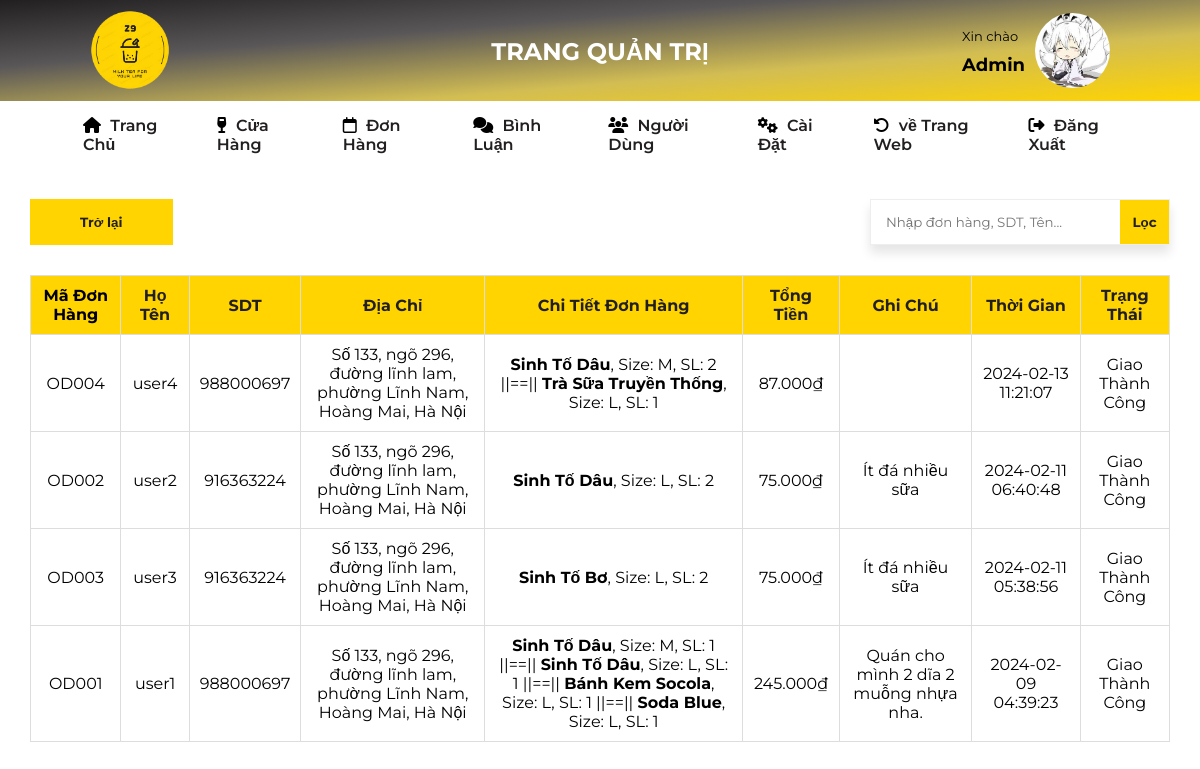
The page /admin/orders/index.php (signed in) on the database its author committed.
### tables this page shows
CREATE TABLE `users` (
  `user_id` varchar(10) NOT NULL,
  `user_name` varchar(15) NOT NULL,
  `email` varchar(255) NOT NULL,
  `pass_word` varchar(20) NOT NULL,
  `role` int(1) NOT NULL DEFAULT 1
);

CREATE TABLE `user_path` (
  `user_path_id` int(11) NOT NULL,
  `user_id` varchar(10) NOT NULL,
  `path` varchar(500) NOT NULL
);

CREATE TABLE `orders` (
  `orders_id` varchar(10) NOT NULL,
  `user_id` varchar(10) NOT NULL,
  `order_total` varchar(50) NOT NULL,
  `note` varchar(1000) NOT NULL,
  `delivery_status_id` int(11) NOT NULL,
  `order_time` timestamp NOT NULL DEFAULT current_timestamp() ON UPDATE current_timestamp()
);

CREATE TABLE `order_des` (
  `order_des_id` int(11) NOT NULL,
  `orders_id` varchar(10) NOT NULL,
  `hoTen` varchar(50) NOT NULL,
  `SDT` int(11) NOT NULL,
  `address` varchar(500) NOT NULL,
  `order_info` varchar(3000) NOT NULL
);

CREATE TABLE `delivery_status` (
  `delivery_status_id` int(11) NOT NULL,
  `delivery_status_name` varchar(50) NOT NULL
);

### admin/orders/index.php (the view, shortened to what this page needs)
<!DOCTYPE html>
<html lang="en">
<head>
    <link rel="stylesheet" href="../css/style.css">
    <link rel="stylesheet" href="../style.css">
    <link rel="stylesheet" href="../css/custom-scrol.css">
    <?php
    include "../public/header-admin.php";
    ?>
</head>
<body>
    <div class="container-nav">
        <nav class="nav-admin-page">
            <li class="nav-item">
                <i class="fa-solid fa-house"></i>
                <a href="../index.php">Trang Chủ</a>
            </li>
            <li class="dropdown">
                <i class="fa-solid fa-wine-glass"></i>
                <a href="#">Cửa Hàng</a>
            </li>
            <li class="nav-item">
                <i class="fa-regular fa-calendar"></i>
                <a href="#">Đơn Hàng</a>
            </li>
            <li class="nav-item">
                <i class="fa-solid fa-comments"></i>
                <a href="#">Bình Luận</a>
            </li>
            <li class="nav-item">
                <i class="fa-solid fa-users"></i>
                <a href="../users/index.php">Người Dùng</a>
            </li>
            <li class="nav-item">
                <i class="fa-solid fa-gears"></i>
                <a href="../settings/edit-avt.php">Cài Đặt</a>
            </li>
            <li class="nav-item">
                <i class="fa-solid fa-rotate-left"></i>
                <a href="../../index.php">về Trang Web</a>
            </li>
            <li class="nav-item">
                <i class="fa-solid fa-right-from-bracket"></i>
                <a href="../logout.php">Đăng Xuất</a>
            </li>
        </nav>
    </div>
    <div class="container-action-orders-page">
        <button class="return-index-btn">
        <a href="javascript:history.back()">Trở lại</a>
        </button>
        <form action="" class="container-filter" method="POST">
            <input type="text" name="filter-txt" placeholder="Nhập đơn hàng, SDT, Tên..." class="filter-txt" required>
            <div class="container-filter-orders-btn">
                <button type="submit" class="filter-btn">Lọc</button>
            </div>
        </form>
    </div>
    <?php
        $servername = "localhost";
        $username = "root";
        $password = "";
        $dbname = "z9milktea";
        $conn = new mysqli($servername, $username, $password, $dbname);
        $searchTerm = isset($_POST["filter-txt"]) ? $_POST["filter-txt"] : "";
        if (!empty($searchTerm)) {
            $sql = "SELECT o.orders_id, o.user_id, o.order_total, o.delivery_status_id, o.order_time, o.note,
                        od.hoTen, od.SDT, od.address, od.order_info,
                        u.user_name,
                        ds.delivery_status_name
                    FROM orders o
                    JOIN order_des od ON o.orders_id = od.orders_id
                    JOIN users u ON o.user_id = u.user_id
                    JOIN delivery_status ds ON o.delivery_status_id = ds.delivery_status_id
                    WHERE o.orders_id LIKE '%$searchTerm%'
                    OR od.SDT LIKE '%$searchTerm%'
                    OR od.hoTen LIKE '%$searchTerm%'
                    OR od.order_info LIKE '%$searchTerm%'
                    OR ds.delivery_status_name LIKE '%$searchTerm%'
                    ORDER BY o.order_time DESC";
        } else {
            $sql = "SELECT o.orders_id, o.user_id, o.order_total, o.delivery_status_id, o.order_time, o.note,
                        od.hoTen, od.SDT, od.address, od.order_info,
                        u.user_name,
                        ds.delivery_status_name
                    FROM orders o
                    JOIN order_des od ON o.orders_id = od.orders_id
                    JOIN users u ON o.user_id = u.user_id
                    JOIN delivery_status ds ON o.delivery_status_id = ds.delivery_status_id
                    ORDER BY o.order_time DESC";
        }
        $result = $conn->query($sql);
        echo '<table class="order-table">';
        echo '<thead>';
        echo '<tr>';
        echo '<th class="title-colum">Mã Đơn Hàng</th>';
        echo '<th class="title-column">Họ Tên</th>';
        echo '<th class="title-column">SDT</th>';
        echo '<th class="title-column">Địa Chỉ</th>';
        echo '<th class="title-column">Chi Tiết Đơn Hàng</th>';
        echo '<th class="title-column">Tổng Tiền</th>';
        echo '<th class="title-column">Ghi Chú</th>';
        echo '<th class="title-column">Thời Gian</th>';
        echo '<th class="title-column">Trạng Thái</th>';
        echo '</tr>';
        echo '</thead>';
        echo '<tbody>';
        if ($result->num_rows > 0) {
            while ($row = $result->fetch_assoc()) {
                echo '<tr>';
                echo '<td class="name-column">' . $row["orders_id"] . '</td>';
                echo '<td class="name-column">' . $row["hoTen"] . '</td>';
                echo '<td class="name-column">' . $row["SDT"] . '</td>';
                echo '<td class="name-column">' . $row["address"] . '</td>';
                echo '<td class="action-colum">' . $row["order_info"] . '</td>';
                echo '<td class="total-column">' . $row["order_total"] . '</td>';
                echo '<td class="note-column">' . $row["note"] . '</td>';
                echo '<td class="time-column">' . $row["order_time"] . '</td>';
                echo '<td class="status-column">' . $row["delivery_status_name"] . '</td>';
                echo '</tr>';
            }
        } else {
            echo '<tr><td colspan="8">Không có kết quả nào phù hợp.</td></tr>';
        }
        echo '</tbody>';
        echo '</table>';
    ?>
</body>
</html>

### admin/public/header-admin.php (shortened to what this page needs)
<link rel="stylesheet" href="https://cdnjs.cloudflare.com/ajax/libs/font-awesome/6.5.1/css/all.min.css" />
<link rel="stylesheet" href="../css/style.css">
<div class="container-header">
    <header id="header-admin">
        <section class="header-admin-left">
            <img src="../images/logo.jpg" alt="logo">
        </section>
        <section class="header-admin-mid">
            <h1>TRANG QUẢN TRỊ</h1>
        </section>
        <section class="header-admin-right">
            <div class="container-title-hello-user">
                <p>Xin chào</p>
                <?php
                    $servername = "localhost";
                    $username = "root";
                    $password = "";
                    $dbname = "z9milktea";
                    $conn = new mysqli($servername, $username, $password, $dbname);
                    if (isset($_SESSION['user_id'])) {
                        $user_id = $_SESSION['user_id'];
                        $sql = "SELECT user_name, role FROM users WHERE user_id = '$user_id'";
                        $result = $conn->query($sql);
                        if ($result->num_rows > 0) {
                            $row = $result->fetch_assoc();
                            $user_name = $row['user_name'];
                            $user_role = $row['role'];
                            if ($user_role == 0) {
                                echo '<div class="container-title-hello-user">
                                    <span>' . $user_name . '</span>
                                </div>';
                            } else {
                                header('Location: /z9milktea/');
                                exit();
                            }
                        } else {
                            echo "Không tìm thấy thông tin người dùng.";
                        }
                    } else {
                        header('Location: /z9milktea/login-sigup/');
                        exit();
                    }
                ?>
            </div>
            <div class="container-img-user">
                <a href="settings/edit-avt.php?user_id='. $user_id .'">
                    <?php
                    include "show-avt.php";
                    ?>
                </a>
            </div>
        </section>
    </header>
</div>

### admin/public/show-avt.php (shortened to what this page needs)
<?php
$servername = "localhost";
$username = "root";
$password = "";
$dbname = "z9milktea";
$conn = new mysqli($servername, $username, $password, $dbname);
if (isset($_SESSION['user_id'])) {
    $user_id = $_SESSION['user_id'];
    $sqlGetImagePath = "SELECT path FROM user_path WHERE user_id = '$user_id'";
    $resultGetImagePath = $conn->query($sqlGetImagePath);
    if ($resultGetImagePath->num_rows > 0) {
        $rowImagePath = $resultGetImagePath->fetch_assoc();
        $imagePath = 'uploads/' . $rowImagePath['path'];
        $web_image_path = 'http://localhost/z9milktea/admin/settings/' . $imagePath;
        echo '<img src="' . $web_image_path . '" alt="img-user">';
    } else {
        echo "Image not found.";
    }
} else {
    echo "User ID is not set in session.";
}
?>

### admin/css/style.css (style rules this page uses)
* { margin: 0; padding: 0; box-sizing: border-box; font-family: 'Montserrat', sans-serif; }
ul, li, a { text-decoration: none; list-style: none; }
.container-nav { background-color: #fff; }
.nav-admin-page { display: flex; justify-content: space-between; width: 90%; margin: 0px auto; }
.nav-admin-page .nav-item { padding: 15px 23px; position: relative; transition: all ease-in-out 0.3s; cursor: pointer; }
.nav-item:after, .dropdown:after { content: ""; position: absolute; bottom: 0; left: 50%; width: 0; height: 1px; background-color: #221F20; transition: all ease-in-out 0.3s; transform: translateX(-50%); }
.nav-admin-page li a { color: #221F20; font-weight: 600; margin-left: 5px; transition: all ease-in-out 0.3s; }
.dropdown { padding: 15px 23px; position: relative; transition: all ease-in-out 0.3s; cursor: pointer; }

### admin/public/show-avt.php (style rules this page uses)
img { border-radius: 50%; }

### admin/public/header-admin.php (style rules this page uses)
ul, li, a { text-decoration: none; list-style: none; }
.container-header { background: linear-gradient(to bottom right, #221f20, #5a5758, #d2bd53, #FFD400); }
#header-admin { width: 85%; margin: 0px auto; display: flex; justify-content: space-between; position: relative; padding: 10px 0px 7px 0; align-items: center; z-index: 10; }
.header-admin-left img { width: 80px; height: 80px; transition: transform 0.5s ease; }
.header-admin-mid { position: absolute; top: 50%; left: 50%; transform: translate(-50%, -50%); color: #fff; }
.header-admin-right { display: flex; align-items: center; gap: 10px; }
.container-title-hello-user p { font-size: 13px; margin-bottom: 10px; }
.container-title-hello-user span { font-size: 18px; font-weight: 700; }
.container-img-user a img { width: 75px; height: 75px; cursor: pointer; transition: transform 0.5s; }

### admin/orders/index.php (style rules this page uses)
.order-table { border-collapse: collapse; margin: 30px auto; width: 95%; }
.order-table th, .order-table td { border: 1px solid #ddd; padding: 10px; text-align: center; }
.order-table th { background-color: #FFD400; }
.title-column { color: #221F20; }
.container-action-orders-page { width: 95%; margin: 30px auto; display: flex; justify-content: space-between; }
.return-index-btn { padding: 15px 50px; background-color: #FFD400; border: none; cursor: pointer; transition: all ease-in-out 0.5s; }
.return-index-btn a { font-weight: 700; color: #221F20; }
.container-filter { display: flex; box-shadow: 0 8px 10px 0 rgb(0 0 0 / 10%); }
.filter-txt { padding: 0 15px; width: 250px; outline: none; border: 1px solid #eee; border-right: none; }
.filter-btn { height: 100%; width: 50px; border: none; background-color: #FFD400; color: #221F20; font-weight: 700; border: 1px solid #eee; border-left: none; cursor: pointer; transition: all 0.5s ease-in-out; }

### rows shown on the page
users: user_name "Admin"
user_path: path (picture)
orders: orders_id "OD004", order_des.hoTen "user4", order_des.SDT "988000697", order_des.address "Số 133, ngõ 296, đường lĩnh lam, phường Lĩnh Nam, Hoàng Mai, Hà Nội", order_des.order_info "Sinh Tố Dâu , Size: M, SL: 2 ||==|| Trà Sữa Truyền Thống , Size: L, SL: 1", order_total "87.000₫", order_time "2024-02-13 11:21:07", delivery_status.delivery_status_name "Giao Thành Công"
orders: orders_id "OD002", order_des.hoTen "user2", order_des.SDT "916363224", order_des.address "Số 133, ngõ 296, đường lĩnh lam, phường Lĩnh Nam, Hoàng Mai, Hà Nội", order_des.order_info "Sinh Tố Dâu , Size: L, SL: 2", order_total "75.000₫", note "Ít đá nhiều sữa", order_time "2024-02-11 06:40:48", delivery_status.delivery_status_name "Giao Thành Công"
orders: orders_id "OD003", order_des.hoTen "user3", order_des.SDT "916363224", order_des.address "Số 133, ngõ 296, đường lĩnh lam, phường Lĩnh Nam, Hoàng Mai, Hà Nội", order_des.order_info "Sinh Tố Bơ , Size: L, SL: 2", order_total "75.000₫", note "Ít đá nhiều sữa", order_time "2024-02-11 05:38:56", delivery_status.delivery_status_name "Giao Thành Công"
orders: orders_id "OD001", order_des.hoTen "user1", order_des.SDT "988000697", order_des.address "Số 133, ngõ 296, đường lĩnh lam, phường Lĩnh Nam, Hoàng Mai, Hà Nội", order_des.order_info "Sinh Tố Dâu , Size: M, SL: 1 ||==|| Sinh Tố Dâu , Size: L, SL: 1 ||==|| Bánh Kem Socola , Size: L, SL: 1 ||==|| Soda Blue , Size: L, SL: 1", order_total "245.000₫", note "Quán cho mình 2 dĩa 2 muỗng nhựa nha.", order_time "2024-02-09 04:39:23", delivery_status.delivery_status_name "Giao Thành Công"
